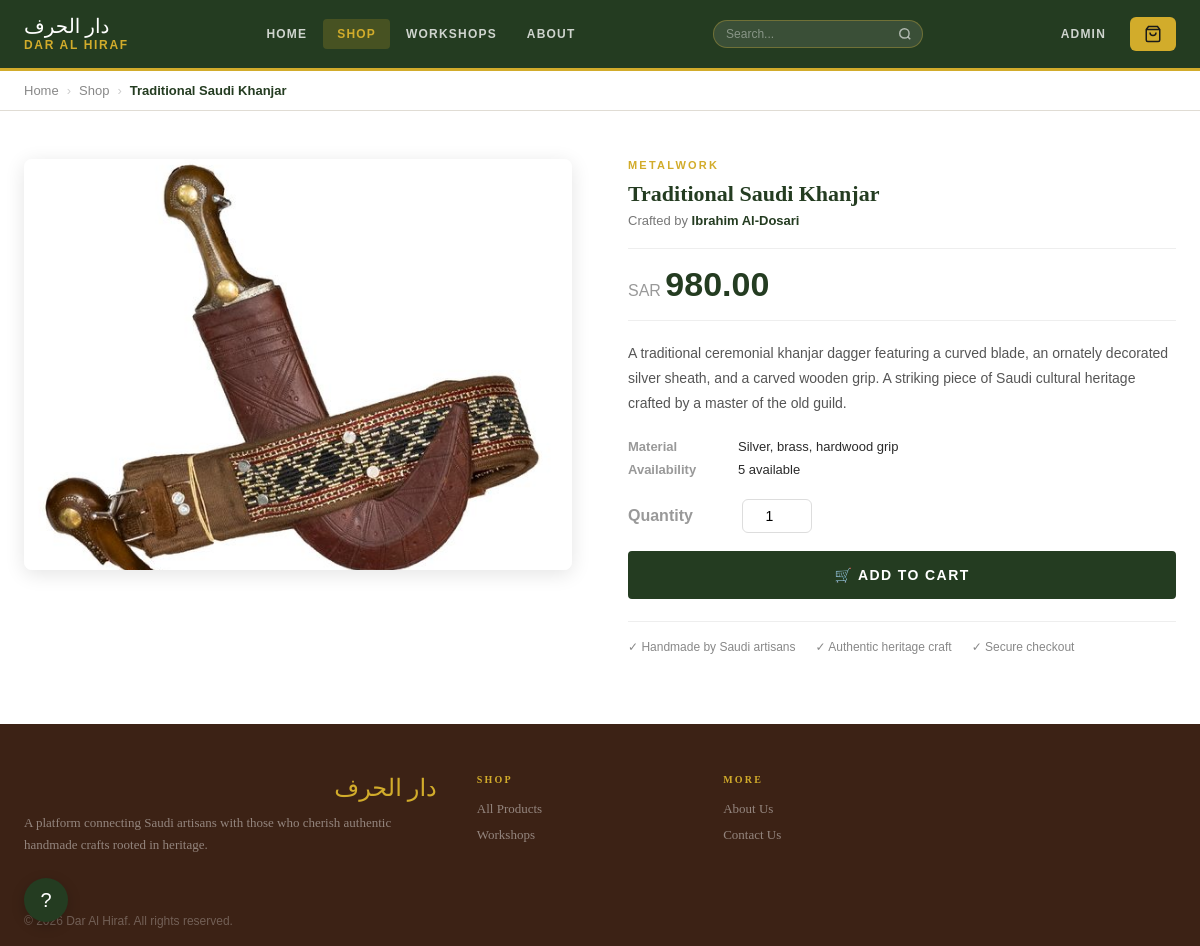
The app's page /dar-al-hrf/product.php?id=4 with its own data.
### tables this page shows
CREATE TABLE `products` (
  `pid` int(11) NOT NULL,
  `name` varchar(255) NOT NULL,
  `category` varchar(100) NOT NULL,
  `description` text DEFAULT NULL,
  `material` varchar(255) DEFAULT NULL,
  `price` decimal(10,2) NOT NULL,
  `artisan` varchar(255) NOT NULL,
  `image` varchar(500) NOT NULL,
  `quantity` int(11) DEFAULT NULL,
  `location` varchar(255) DEFAULT NULL,
  `duration` varchar(50) DEFAULT NULL,
  `sessions` text DEFAULT NULL,
  `seats` int(11) DEFAULT NULL,
  `admin_id` int(11) DEFAULT NULL,
  `slots_json` text DEFAULT NULL
);

### dar-al-hrf/product.php (the view, shortened to what this page needs)
<?php
require 'db.php';
$pid     = isset($_GET['id']) ? intval($_GET['id']) : 0;
$stmt    = $pdo->prepare("SELECT * FROM products WHERE pid = ? AND category != 'Workshop'");
$stmt->execute([$pid]);
$product = $stmt->fetch();
$inStock = isset($product['quantity']) && (int)$product['quantity'] > 0;
?>
<!DOCTYPE html>
<html lang="en">
<head>
  <link rel="stylesheet" href="style.css" />
</head>
<body>
<nav class="navbar" aria-label="Main navigation">
  <div class="navbar-inner">
    <a href="index.php" class="navbar-logo">
      <span class="logo-ar" lang="ar">دار الحرف</span>
      <span class="logo-en">Dar Al Hiraf</span>
    </a>
    <div class="navbar-nav">
      <a href="index.php">Home</a>
      <a href="shop.php" class="active">Shop</a>
      <a href="workshops.php">Workshops</a>
      <a href="about.html">About</a>
    </div>
    <form class="navbar-search" onsubmit="event.preventDefault();var v=this.querySelector('input').value.trim();if(v)window.location.href='search.html?q='+encodeURIComponent(v);" role="search">
      <input class="navbar-search-input" type="search" placeholder="Search..." aria-label="Search">
      <button class="navbar-search-btn" type="submit" aria-label="Search">
        <svg viewBox="0 0 24 24"><circle cx="11" cy="11" r="8"/><line x1="21" y1="21" x2="16.65" y2="16.65"/></svg>
      </button>
    </form>
    <div class="navbar-right">
      <a id="adminNavLink" href="admin-login.php" class="navbar-admin-link">Admin</a>
      <a href="checkout.php" class="navbar-cart-btn" id="cartBtn" aria-label="View cart">
        <svg viewBox="0 0 24 24" aria-hidden="true" width="18" height="18" stroke="#1a1a1a" fill="none" stroke-width="2"><path d="M6 2L3 6v14a2 2 0 002 2h14a2 2 0 002-2V6l-3-4z"/><line x1="3" y1="6" x2="21" y2="6"/><path d="M16 10a4 4 0 01-8 0"/></svg>
      </a>
    </div>
  </div>
</nav>
<div class="breadcrumb">
  <div class="breadcrumb-row container">
    <a href="index.php">Home</a>
    <span class="bc-sep">›</span>
    <a href="shop.php">Shop</a>
    <span class="bc-sep">›</span>
    <span class="bc-current"><?php echo htmlspecialchars($product['name']); ?></span>
  </div>
</div>
<main id="main-content">
  <div class="detail-wrap">
    <div class="container">
      <div class="detail-grid">
        <div>
          <div class="detail-main-img">
            <img src="<?php echo htmlspecialchars($product['image']); ?>"
                 alt="<?php echo htmlspecialchars($product['name']); ?>" />
          </div>
        </div>
        <div>
          <p class="d-category"><?php echo htmlspecialchars($product['category']); ?></p>
          <h1 class="d-name-en"><?php echo htmlspecialchars($product['name']); ?></h1>
          <p class="d-artisan">Crafted by <strong><?php echo htmlspecialchars($product['artisan']); ?></strong></p>
          <div class="d-price-block">
            <span class="d-price"><small>SAR </small><?php echo number_format($product['price'], 2); ?></span>
          </div>
          <p class="d-desc"><?php echo nl2br(htmlspecialchars($product['description'])); ?></p>
          <div class="d-meta">
            <?php if (!empty($product['material'])): ?>
            <div class="d-meta-row">
              <span class="d-meta-key">Material</span>
              <span class="d-meta-val"><?php echo htmlspecialchars($product['material']); ?></span>
            </div>
            <?php endif; ?>
            <div class="d-meta-row">
              <span class="d-meta-key">Availability</span>
              <span class="d-meta-val">
                <?php echo $inStock ? (int)$product['quantity'] . ' available' : '<span style="color:red; font-weight:bold;">Out of Stock</span>'; ?>
              </span>
            </div>
          </div>
          <div class="d-meta-row" style="margin-bottom:18px;align-items:center;gap:14px;">
            <span class="d-meta-key">Quantity</span>
            <input type="number" id="qtyInput"
                   value="<?php echo $inStock ? '1' : '0'; ?>"
                   min="<?php echo $inStock ? '1' : '0'; ?>"
                   max="<?php echo (int)($product['quantity'] ?? 99); ?>"
                   <?php echo !$inStock ? 'disabled' : ''; ?>
                   style="width:70px;padding:8px;border:1.5px solid #ddd;border-radius:6px;font-size:14px;text-align:center;" />
          </div>
          <div class="d-btns">
            <button class="btn btn-green" onclick="handleAddToCart()" <?php echo !$inStock ? 'disabled style="opacity:0.6; cursor:not-allowed;"' : ''; ?> style="font-size:14px;padding:14px 24px;">
              &#x1F6D2; <?php echo $inStock ? 'Add to Cart' : 'Out of Stock'; ?>
            </button>
          </div>
          <div class="trust-bar">
            <span>&#10003; Handmade by Saudi artisans</span>
            <span>&#10003; Authentic heritage craft</span>
            <span>&#10003; Secure checkout</span>
          </div>
        </div>
      </div>
    </div>
  </div>
  <div style="position:fixed;bottom:24px;left:24px;z-index:999;">
    <button onclick="document.getElementById('helpModal').style.display='flex'"
            style="background:var(--green);color:#fff;border:none;border-radius:50%;width:44px;height:44px;font-size:20px;cursor:pointer;box-shadow:0 4px 14px rgba(0,0,0,0.2); "
            aria-label="Help">?</button>
  </div>
</main>
<footer class="footer">
  <div class="container">
    <div class="footer-grid">
      <div>
        <p class="footer-brand-name" lang="ar">دار الحرف</p>
        <p class="footer-desc">A platform connecting Saudi artisans with those who cherish authentic handmade crafts rooted in heritage.</p>
      </div>
      <div>
        <p class="footer-col-title">Shop</p>
        <div class="footer-links">
          <a href="shop.php">All Products</a>
          <a href="workshops.php">Workshops</a>
        </div>
      </div>
      <div>
        <p class="footer-col-title">More</p>
        <div class="footer-links">
          <a href="about.html">About Us</a>
          <a href="contact.php">Contact Us</a>
        </div>
      </div>
    </div>
    <div class="footer-bottom">
      <p>&copy; 2026 Dar Al Hiraf. All rights reserved.</p>
    </div>
  </div>
</footer>
</body>
</html>

### records on screen
products: name "Traditional Saudi Khanjar", image (picture), category "METALWORK", artisan "Ibrahim Al-Dosari", price "980.00", description "A traditional ceremonial khanjar dagger featuring a curved blade, an ornately decorated silver sheath, and a carved wooden grip. A striking piece of Saudi cultural heritage crafted by a master of the old guild.", material "Silver, brass, hardwood grip", quantity "5", quantity "1"
